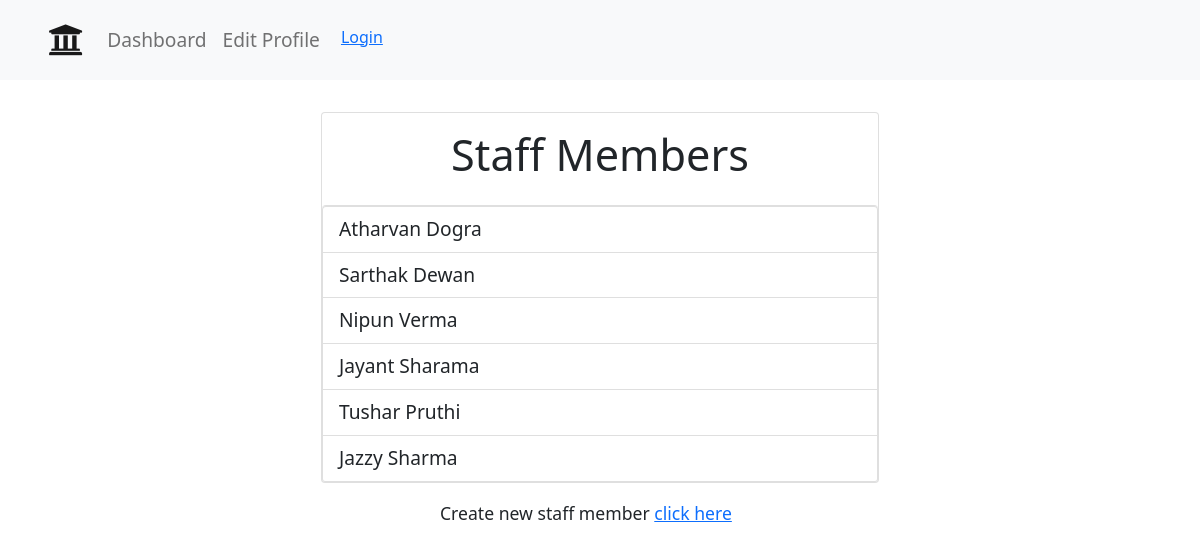
The app's page /staff-members-list, older data.
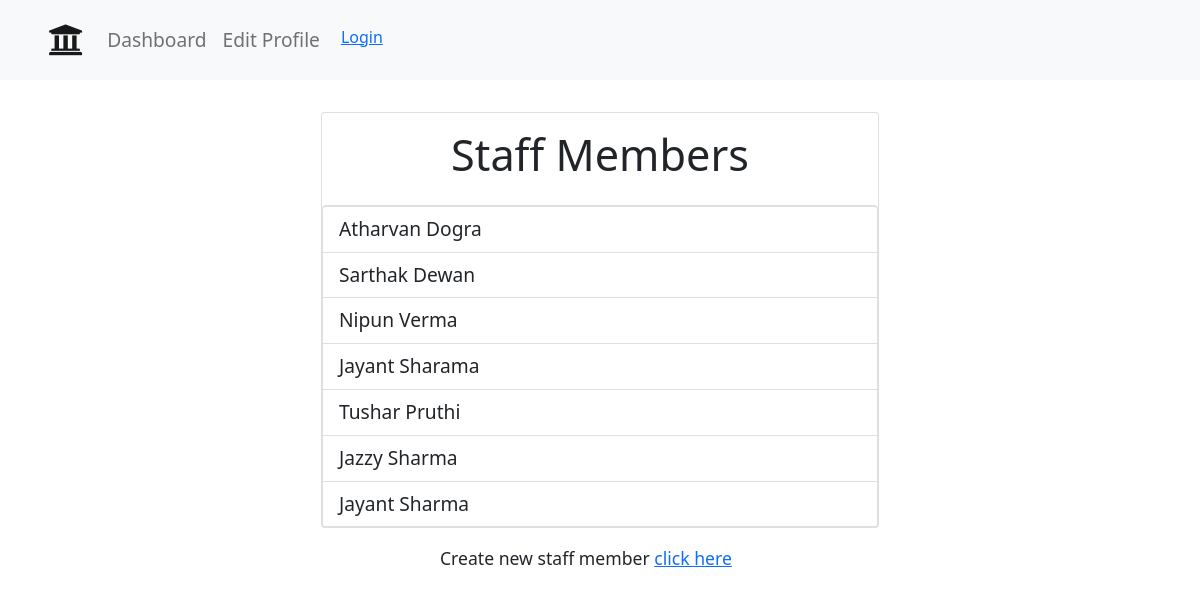
The same page, newer data.
### main/models.py (models this page shows, shortened)
class Staff(models.Model):
    name=models.CharField(max_length=100)
    mobile_number=models.IntegerField()
    email=models.EmailField()
    category=models.ForeignKey('Category',on_delete=CASCADE)
    designation=models.ForeignKey('Designation',on_delete=CASCADE)
    agency = models.ForeignKey('Agency',on_delete=CASCADE)

### main/views.py (the view)
# urls.py: path('staff-members-list', views.adminStaff, name='adminStaff'),
def adminStaff(request):
	staffs = Staff.objects.all()
	return render(request, "admin/adminStaffs.html", {"staffs":staffs})

### templates/admin/adminStaffs.html (shortened to what this page needs)
{% extends 'base.html' %}
{% load static %}
{% block body %}
{% include 'navbar.html' with user=user %}
<div class="container">
    <div class="card custom-card-list">
    <h2>Staff Members</h2>
    <ul class="list-group">
        {% for staff in staffs %}
        <li class="list-group-item">{{staff.name}}</li>
        {% endfor %}
    </ul>
    </div>
    </div>
    <div class="new-user-form">
        <h6>Create new staff member <a href="#">click here</a></h6>
    </div>
{% endblock body %}

Row changes from the older to the newer data that the page shows:
added Staff: name "Jayant Sharma"
